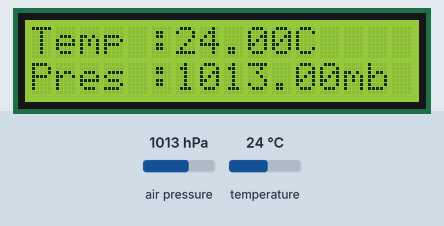
This sketch was run on a simulated Arduino Uno, built with avr-gcc and run on an emulated ATmega328P. Shown: 16×2 character LCD. The inputs (shaded band) are chosen by the test bench; at power-on: air pressure 1013 hPa, temperature 24 °C. What the sketch prints to the serial monitor is not drawn.

Above: at 1.2 s.
1.3 s: air pressure set to 952 hPa
At 4.4 s:
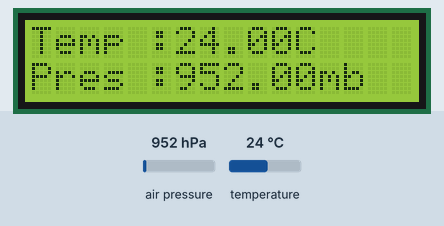
5.3 s: temperature set to 12 °C
At 6.9 s:
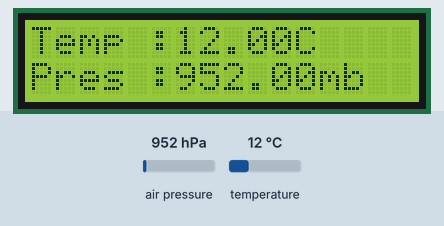
9.3 s: air pressure set to 975 hPa
At 10.9 s:
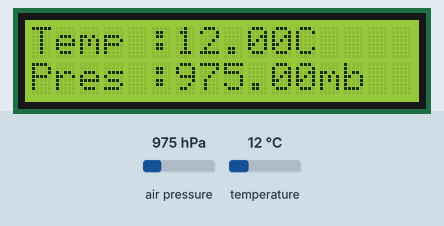
13.3 s: temperature set to 19 °C
At 16.3 s:
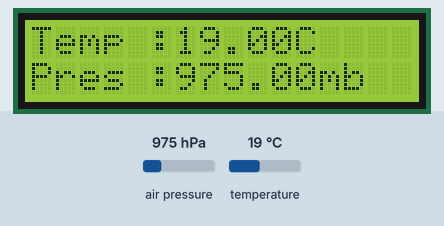
Timing chart, 0 to 17.8 s (numbered marks = the images above; inputs shaded):
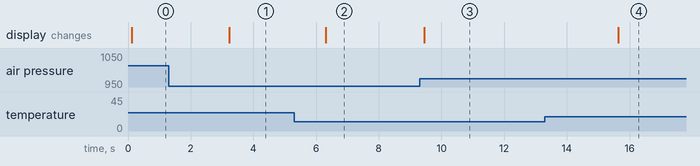

Measured:
- after the input at 1.3 s, the display: changes after 1.9 s (image 1)
- after the input at 5.3 s, the display: changes after 1.0 s (image 2)
- after the input at 9.3 s, the display: changes after 0.15 s (image 3)
- after the input at 13.3 s, the display: changes after 2.3 s (image 4)

The sketch:

BMP180_16x2lcd.ino
```cpp
#include <LiquidCrystal_I2C.h>
#include <SFE_BMP180.h>
#include <Wire.h>

#define ALTITUDE 55 //Enter your country evalution

LiquidCrystal_I2C lcd(0x27, 16, 2);
SFE_BMP180 bmp;
double T, P, S, A;
char status;

void setup() {
  Serial.begin(9600);
  bmp.begin();
  lcd.init();
  lcd.backlight();
}

void loop() {
  Serial.println();
  Serial.print("provided altitude: ");
  Serial.print(ALTITUDE, 0);
  Serial.print(" meters, ");
  Serial.print(ALTITUDE * 3.28084, 0);
  Serial.println("feet");

  status =  bmp.startTemperature();
  if (status != 0) {
    delay(status);
    status = bmp.getTemperature(T);
    if (status != 0) {
      Serial.print("Temperature :");
      lcd.setCursor(0, 0);
      lcd.print("Temp :");
      lcd.print(T, 2);
      lcd.print("C");
      lcd.print(" ");
      Serial.print(T, 2);
      Serial.println("*c");
    }
    status = bmp.startPressure(3);// 0 to 3
    if (status != 0) {
      delay(status);
      status = bmp.getPressure(P, T);
      if (status != 0) {
        Serial.print("absolute pressure: ");
        lcd.setCursor(0, 1);
        lcd.print("Pres :");
        lcd.print(P, 2);
        lcd.print("mb");
        lcd.print("  ");
        Serial.print(P, 2);
        Serial.println("mb");
      }

      S = bmp.sealevel(P, ALTITUDE);
      Serial.print("relative (sea-level) pressure: ");
      Serial.print(S);
      Serial.println("mb");

      A = bmp.altitude(P, S);
      Serial.print("computed altitude: ");
      Serial.print(A, 0);
      Serial.print(" meters, ");
      Serial.print(A * 3.28084, 0);
      Serial.println("feet");

      delay(3000);

    }
  }
}
```
